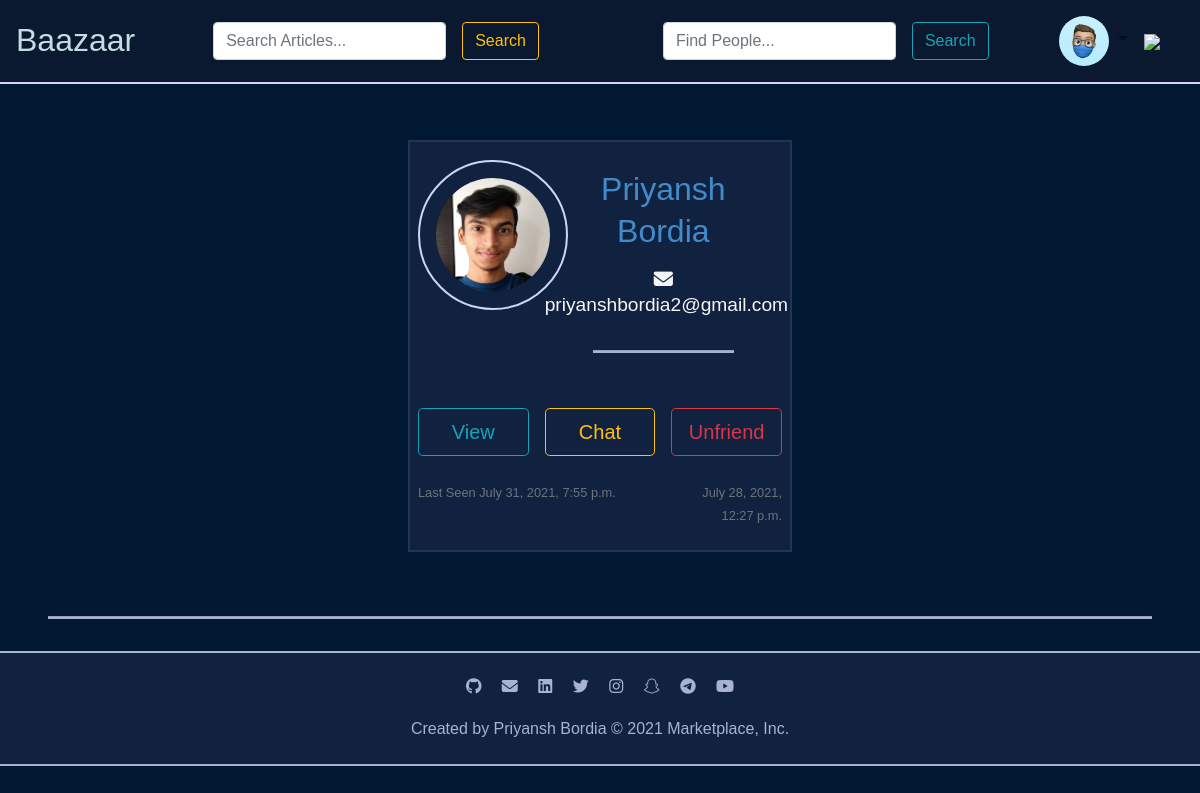
Page /friends (signed in) on the earlier database version.
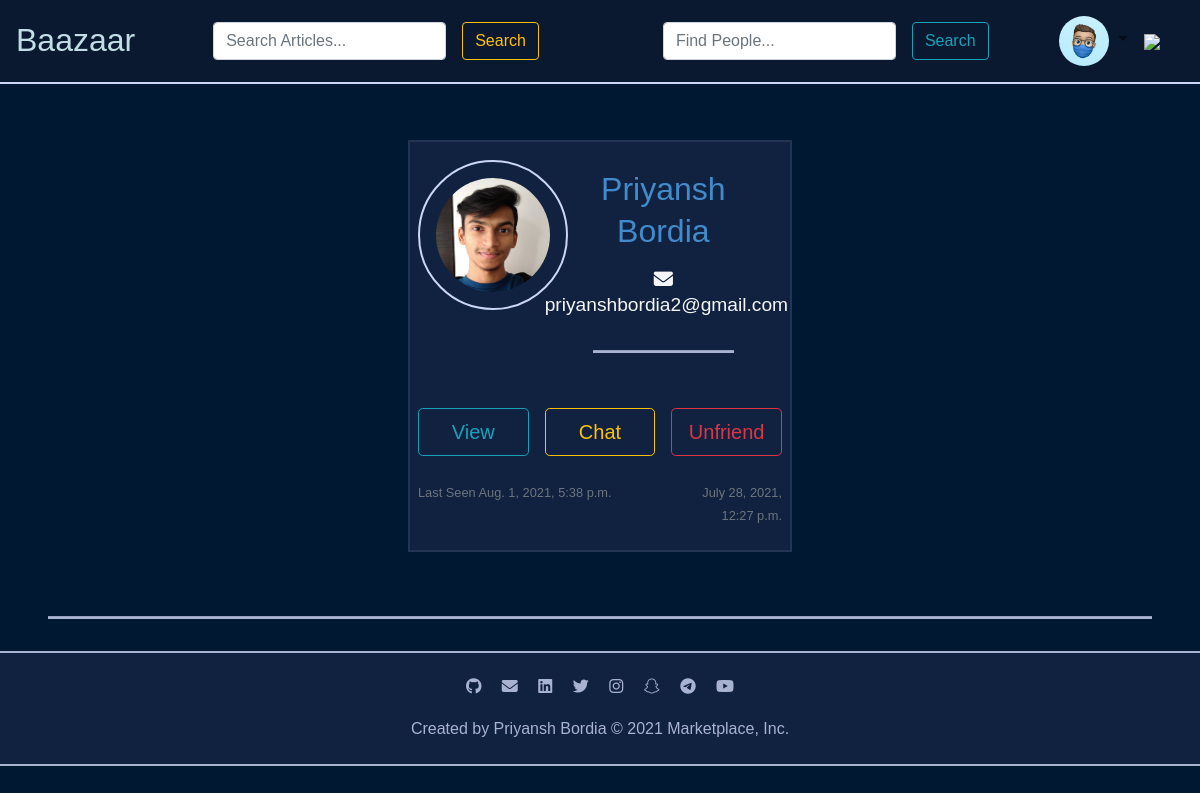
Same page on the later database version.
### circle/models.py (models this page shows, shortened)
class Person(models.Model):
	options = (('M', 'Male'), ('F', 'Female'), ('X', 'Not Preferred to say'))
	user = models.OneToOneField(User, on_delete=models.CASCADE, related_name="person")
	profile = models.ImageField(upload_to="images/persons", blank=True, null=False)
	username = models.CharField(max_length=64, blank=False, null=False, unique=True)
	bio = models.TextField(max_length=500, blank=True, null=False)
	first = models.CharField(max_length=64, blank=False, null=False)
	last = models.CharField(max_length=64, blank=True, null=False)
	age = models.IntegerField(validators=[MinValueValidator(1)], blank=False, null=False, default=1)
	sex = models.CharField(max_length=1, choices=options, blank=False, null=False, default='X')
	email = models.EmailField(blank=False, null=False, unique=True)
	ph_no = models.BigIntegerField(blank=False, null=False, unique=True)
	retreated = models.ManyToManyField(Article, blank=True, related_name="retreated")
	rented = models.ManyToManyField(Article, blank=True, related_name="rented")
	purchased = models.ManyToManyField(Article, blank=True, related_name="purchased")
	sold = models.ManyToManyField(Article, blank=True, related_name="sold")
	display = models.ManyToManyField(Article, blank=True, related_name="display")
	bookmarked = models.ManyToManyField(Article, blank=True, related_name="bookmarked")
	carted = models.ManyToManyField(Article, blank=True, related_name="carted")
	friends = models.ManyToManyField('self', blank=True, related_name="friends")
	allowsMessage = models.BooleanField(blank=False, null=False, default=True)
	created_ts = models.DateTimeField(auto_now_add=True)
	updated_ts = models.DateTimeField(auto_now=True)
	slug = models.SlugField(max_length=64, blank=False, null=False, unique=True)
	class Meta:
		ordering = ['id']

### circle/views.py (the view)
# urls.py: path('friends', views.friends, name='friends'),
@login_required
def friends(request):
	try:
		person_id = request.user.person.id
		person = Person.objects.get(pk=person_id)
		friends = person.friends.all()
		chats = Chat.objects.filter(Q(left=person) | Q(right=person))
		return render(request, "circle/friends.html", context={"chats": chats, "friends": friends})
	except Person.DoesNotExist:
		return render(request, "circle/error.html", context={"message": "You don't have any friends.!!", "type": "Data Error", "link": "search"})
	except Chat.DoesNotExist:
		return render(request, "circle/error.html", context={"message": "You don't have any chats.!!", "type": "Data Error", "link": "search"})

### circle/templatetags/circle_tags.py (called while the page is built)
@register.filter(name='get_chat_id')
def chatId(value, arg):
	try:
		person_id = int(arg)
		person = Person.objects.get(pk=person_id)
		friend = value
		return Chat.objects.filter(Q(left=person, right=friend) | Q(left=friend, right=person)).first().id
	except Person.DoesNotExist:
		cprint("Person does not exist", 'red')
	except Chat.DoesNotExist:
		cprint("Chat does not exist", 'red')

### circle/templates/circle/friends.html (shortened to what this page needs)
{% extends "circle/base.html" %}
{% block head %}
	{% load static %}
	{% load bootstrap4 %}
	{% load fontawesome_5 %}
	{% load humanizelib %}
	{% load circle_tags %}
{% endblock %}
{% block body %}
	<div class="friends">
		<div class="friends__container">
			<div class="row justify-content-center">
				{% for friend in friends %}
					<div class="col-md-4">
						<div class="friends__container__grid">
							<div class="row">
								<div class="col-md-4">
									<img class="friends__container__grid__img" src="{% static friend.profile.url %}" alt="BP{{ friend.id }}ID" />
								</div>
								<div class="col-md-8">
									<div class="friends__container__grid__name">{{ friend.first }} {{ friend.last }}</div>
									<div class="friends__container__grid__email"><i class="fas fa-envelope"></i> {{ friend.email }}</div>
									<hr>
								</div>
							</div>
							<div class="row mb-0">
								<div class="col-md-4">
									<a href="{% url 'person' friend.id %}">
										<button class="form-control form-control-lg btn btn-outline-info btn-lg">View</button>
									</a>
								</div>
								<div class="col-md-4">
									<a href="{% url 'chat' friend|get_chat_id:request.user.person.id %}">
										<button class="form-control form-control-lg btn btn-outline-warning btn-lg">Chat</button>
									</a>
								</div>
								<div class="col-md-4">
									<a href="{% url 'remove' friend.id 'friend' %}">
										<button class="form-control form-control-lg btn btn-outline-danger btn-lg">Unfriend</button>
									</a>
								</div>
							</div>
							<div class="row mt-2 mb-0 pb-0">
								<div class="col-md-8 mb-0">
									<p class="text-left"><small class="text-muted">Last Seen {{ friend.user.last_login|naturaltime }}</small></p>
								</div>
								<div class="col-md-4 mb-0">
									<p class="text-right"><small class="text-muted">{{ friend.user.date_joined|naturaltime }}</small></p>
								</div>
							</div>
						</div>
					</div>
				{% endfor %}
			</div>
		</div>
	</div>
{% endblock %}

Differences in the rows shown:
changed Person "Priyansh": user.last_login "July 31, 2021, 7:55 p.m." → "Aug. 1, 2021, 5:38 p.m."
